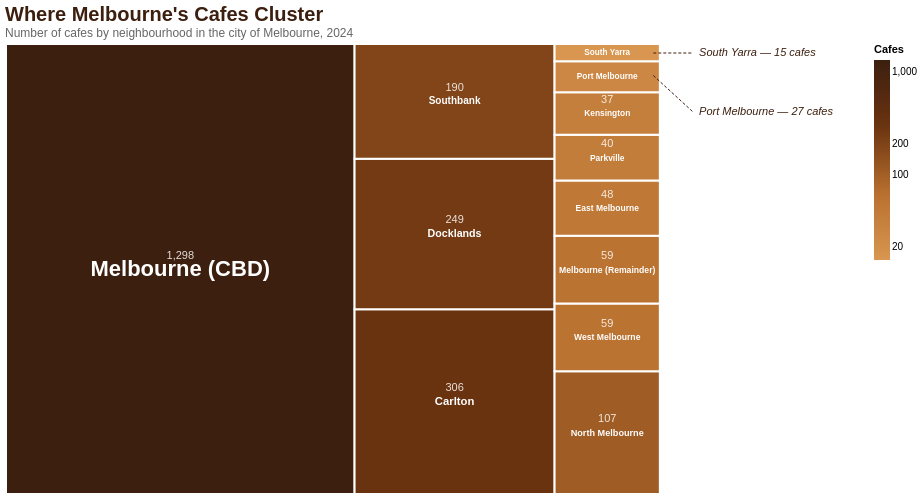

Write a Vega-Lite specification for this figure.
### Vega-Lite specification from a JSON file in a GitHub repository (floating-point values rounded to 4 significant figures)
{"$schema": "https://vega.github.io/schema/vega-lite/v5.json", "title": {"text": "Where Melbourne's Cafes Cluster", "subtitle": "Number of cafes by neighbourhood in the city of Melbourne, 2024", "anchor": "start", "fontSize": 20, "subtitleFontSize": 12, "subtitleColor": "#666", "color": "#3C1F0F"}, "width": 850, "height": 450, "data": {"values": [{"neighbourhood": "Melbourne (CBD)", "cafe_count": 1298, "x": 0.0, "y": 0.0, "x2": 0.5331, "y2": 1.0}, {"neighbourhood": "Carlton", "cafe_count": 306, "x": 0.5331, "y": 0.0, "x2": 0.839, "y2": 0.4107}, {"neighbourhood": "Docklands", "cafe_count": 249, "x": 0.5331, "y": 0.4107, "x2": 0.839, "y2": 0.745}, {"neighbourhood": "Southbank", "cafe_count": 190, "x": 0.5331, "y": 0.745, "x2": 0.839, "y2": 1.0}, {"neighbourhood": "North Melbourne", "cafe_count": 107, "x": 0.839, "y": 0.0, "x2": 1.0, "y2": 0.273}, {"neighbourhood": "West Melbourne", "cafe_count": 59, "x": 0.839, "y": 0.273, "x2": 1.0, "y2": 0.4235}, {"neighbourhood": "Melbourne (Remainder)", "cafe_count": 59, "x": 0.839, "y": 0.4235, "x2": 1.0, "y2": 0.574}, {"neighbourhood": "East Melbourne", "cafe_count": 48, "x": 0.839, "y": 0.574, "x2": 1.0, "y2": 0.6964}, {"neighbourhood": "Parkville", "cafe_count": 40, "x": 0.839, "y": 0.6964, "x2": 1.0, "y2": 0.7985}, {"neighbourhood": "Kensington", "cafe_count": 37, "x": 0.839, "y": 0.7985, "x2": 1.0, "y2": 0.8929}, {"neighbourhood": "Port Melbourne", "cafe_count": 27, "x": 0.839, "y": 0.8929, "x2": 1.0, "y2": 0.9617}, {"neighbourhood": "South Yarra", "cafe_count": 15, "x": 0.839, "y": 0.9617, "x2": 1.0, "y2": 1.0}]}, "layer": [{"mark": {"type": "rect", "stroke": "white", "strokeWidth": 2}, "encoding": {"x": {"field": "x", "type": "quantitative", "axis": null, "scale": {"domain": [0, 1.3]}}, "x2": {"field": "x2"}, "y": {"field": "y", "type": "quantitative", "axis": null, "scale": {"domain": [0, 1]}}, "y2": {"field": "y2"}, "color": {"field": "cafe_count", "type": "quantitative", "scale": {"range": ["#D89651", "#B8702F", "#6B3410", "#3C1F0F"], "type": "log"}, "legend": {"title": "Cafes", "orient": "right", "format": ",.0f"}}, "tooltip": [{"field": "neighbourhood", "type": "nominal", "title": "Neighbourhood"}, {"field": "cafe_count", "type": "quantitative", "title": "Cafes", "format": ","}]}}, {"transform": [{"calculate": "(datum.x + datum.x2) / 2", "as": "cx"}, {"calculate": "(datum.y + datum.y2) / 2", "as": "cy"}, {"calculate": "(datum.x2 - datum.x) * (datum.y2 - datum.y)", "as": "area"}], "mark": {"type": "text", "fontWeight": "bold", "color": "white", "align": "center", "baseline": "middle"}, "encoding": {"x": {"field": "cx", "type": "quantitative", "scale": {"domain": [0, 1.3]}, "axis": null}, "y": {"field": "cy", "type": "quantitative", "scale": {"domain": [0, 1]}, "axis": null}, "text": {"field": "neighbourhood"}, "size": {"field": "area", "type": "quantitative", "scale": {"range": [8, 22]}, "legend": null}}}, {"transform": [{"calculate": "(datum.x + datum.x2) / 2", "as": "cx"}, {"calculate": "((datum.y + datum.y2) / 2) + 0.03", "as": "cy"}, {"calculate": "(datum.x2 - datum.x) * (datum.y2 - datum.y)", "as": "area"}, {"filter": "datum.area > 0.015"}], "mark": {"type": "text", "color": "white", "align": "center", "baseline": "middle", "fontSize": 11, "opacity": 0.85}, "encoding": {"x": {"field": "cx", "type": "quantitative", "scale": {"domain": [0, 1.3]}, "axis": null}, "y": {"field": "cy", "type": "quantitative", "scale": {"domain": [0, 1]}, "axis": null}, "text": {"field": "cafe_count", "type": "quantitative", "format": ","}}}, {"data": {"values": [{"x_anchor": 0.99, "y_anchor": 0.93, "x_label": 1.05, "y_label": 0.85}, {"x_anchor": 0.99, "y_anchor": 0.98, "x_label": 1.05, "y_label": 0.98}]}, "mark": {"type": "rule", "stroke": "#3C1F0F", "strokeWidth": 1, "strokeDash": [3, 2]}, "encoding": {"x": {"field": "x_anchor", "type": "quantitative", "scale": {"domain": [0, 1.3]}, "axis": null}, "x2": {"field": "x_label"}, "y": {"field": "y_anchor", "type": "quantitative", "scale": {"domain": [0, 1]}, "axis": null}, "y2": {"field": "y_label"}}}, {"data": {"values": [{"x": 1.06, "y": 0.85, "label": "Port Melbourne — 27 cafes"}, {"x": 1.06, "y": 0.98, "label": "South Yarra — 15 cafes"}]}, "mark": {"type": "text", "align": "left", "baseline": "middle", "fontStyle": "italic", "fontSize": 11, "color": "#3C1F0F"}, "encoding": {"x": {"field": "x", "type": "quantitative", "scale": {"domain": [0, 1.3]}, "axis": null}, "y": {"field": "y", "type": "quantitative", "scale": {"domain": [0, 1]}, "axis": null}, "text": {"field": "label"}}}], "config": {"view": {"stroke": null}, "background": "white"}}
